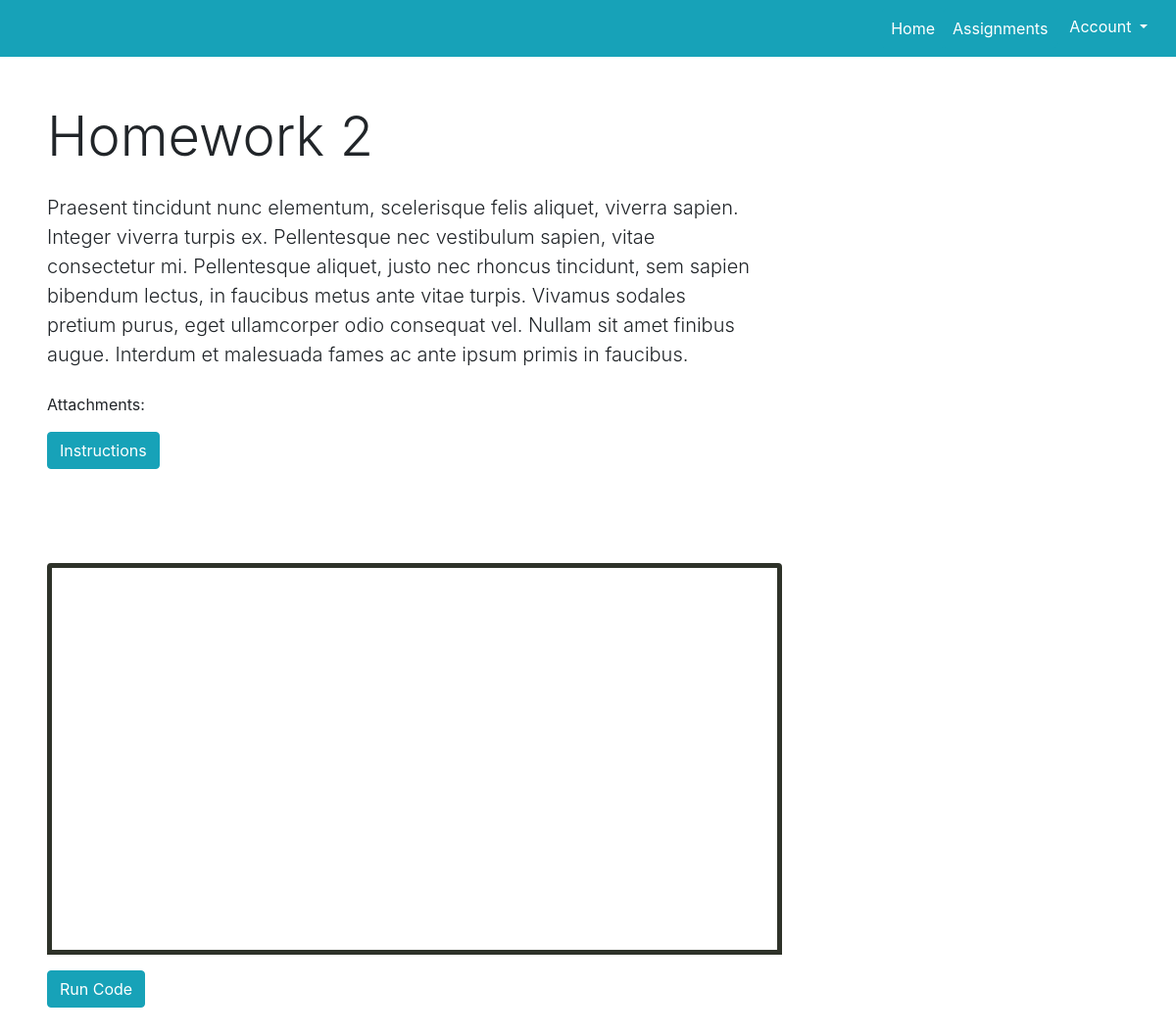
The app's page /assignments/homework-2/ (signed in) with its own data.
### mainapp/models.py (models this page shows, shortened)
class Assignment(models.Model):
    title = models.CharField(max_length=128, unique=True)
    points = models.IntegerField(default=0, blank=True)
    description = models.TextField(blank=True)
    due_date = models.DateField(blank=True)
    time = models.TimeField(blank=True)
    inputs = models.TextField(blank=True)
    function_name = models.CharField(max_length=128)
    slug = models.SlugField(unique=True)
    instructions_file = models.FileField(blank=True, null=True,
        upload_to='instruction_files/%Y/%m/%d')

### mainapp/views.py (the view)
@login_required
def show_assignment(request, assignment_name_slug):
    try:
        context_dict = {}
        assignment = Assignment.objects.get(slug=assignment_name_slug)
        context_dict['assignment'] = assignment
    except Category.DoesNotExist:
        context_dict['assignment'] = None
    return render(request, 'mainapp/projectpage.html', context_dict)

### templates/mainapp/projectpage.html (shortened to what this page needs)
<!doctype html>
{% load staticfiles %}
<html lang="en">
  <head>
    <link rel="stylesheet" href="https://maxcdn.bootstrapcdn.com/bootstrap/4.0.0-beta.3/css/bootstrap.min.css">
    <link rel="stylesheet" type="text/css" href="../../static/css/styles.css">
  </head>
  <body>
      <nav class="bg-info navbar navbar-expand-lg navbar-light justify-content-end">
          <div class="navbar-nav">
            <a class=" btn btn-info text-white nav-item nav-link" href="#">Home <span class="sr-only">(current)</span></a>
            <a class="btn btn-info text-white nav-item nav-link" href="/assignments/">Assignments</a>
            <div class="dropdown">
                <button class="btn btn-info dropdown-toggle" type="button" id="dropdownMenuButton" data-toggle="dropdown" aria-haspopup="true" aria-expanded="false">
                    Account
                </button>
            </div>
          </div>
      </nav>
      <div class="container-fluid mt-5 mb-5 pl-5 pr-5">
          <div class="row justify-content-between">
              <div class="col col-lg-8 mb-5">
                  <h1 class="display-4 mb-4">{{ assignment.title }}</h1>
                  {% if assignment.description %}
                  <p class="lead mb-4">{{ assignment.description }}</p>
                  {% endif %}
                  {% if assignment.instructions_file %}
                  <p>Attachments:</p>
                  <a class="btn btn-info mb-5" href="/media/{{ assignment.instructions_file}}">Instructions</a>
                  {% endif %}
              </div>
          </div>
          <div class="row justify-content-start">
              <div class="col-6  mb-5">
                  <div id="editor" class="ace-dawn"></div>
                  <button id="submit-button" class="btn btn-info mt-3">Run Code</button>
              </div>
              <div class="col-6">
              </div>
          </div>
      </div>
</body>
</html>

### static/css/styles.css (style rules this page uses)
#editor { height: 400px; width: 750px; border: 5px solid #2E3229; border-radius: 4px 4px 0 0; }

### records on screen
Assignment: title "Homework 2", description "Praesent tincidunt nunc elementum, scelerisque felis aliquet, viverra sapien. Integer viverra turpis ex. Pellentesque nec vestibulum sapien, vitae consectetur mi. Pellentesque aliquet, justo nec rhoncus tincidunt, sem sapien bibendum lectus, in faucibus metus ante vitae turpis. Vivamus sodales pretium purus, eget ullamcorper odio consequat vel. Nullam sit amet finibus augue. Interdum et malesuada fames ac ante ipsum primis in faucibus."
